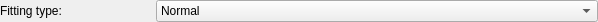
<?xml version="1.0" encoding="UTF-8"?>
<ui version="4.0">
 <class>tf_asymmetry_mode_switcher_widget</class>
 <widget class="QWidget" name="tf_asymmetry_mode_switcher_widget">
  <property name="geometry">
   <rect>
    <x>0</x>
    <y>0</y>
    <width>598</width>
    <height>20</height>
   </rect>
  </property>
  <property name="windowTitle">
   <string>Form</string>
  </property>
  <layout class="QGridLayout" name="gridLayout">
   <property name="leftMargin">
    <number>0</number>
   </property>
   <property name="topMargin">
    <number>0</number>
   </property>
   <property name="rightMargin">
    <number>0</number>
   </property>
   <property name="bottomMargin">
    <number>0</number>
   </property>
   <item row="0" column="0">
    <widget class="QLabel" name="fitting_type_label">
     <property name="minimumSize">
      <size>
       <width>120</width>
       <height>0</height>
      </size>
     </property>
     <property name="maximumSize">
      <size>
       <width>150</width>
       <height>16777215</height>
      </size>
     </property>
     <property name="text">
      <string>Fitting type:</string>
     </property>
    </widget>
   </item>
   <item row="0" column="1">
    <widget class="QComboBox" name="fitting_type_combo_box">
     <item>
      <property name="text">
       <string>Normal</string>
      </property>
     </item>
     <item>
      <property name="text">
       <string>TF Asymmetry</string>
      </property>
     </item>
    </widget>
   </item>
  </layout>
 </widget>
 <resources/>
 <connections/>
</ui>
